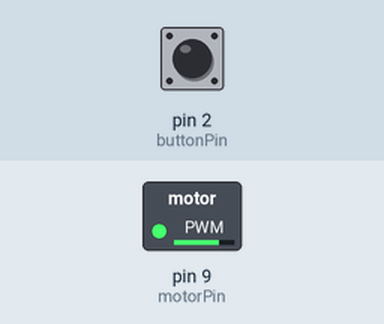
Recording of a program running on a simulated Arduino Nano, built with avr-gcc and run on an emulated ATmega328P. On the bench: switched loads named in the program (green lamp = pin HIGH). Inputs (shaded band) come from the test bench; at power-on: pin 2 (buttonPin) HIGH.

Above: at 1.2 s.
1.3 s: pin 2 (buttonPin) pulled LOW for 0.15 s
At 2.2 s:
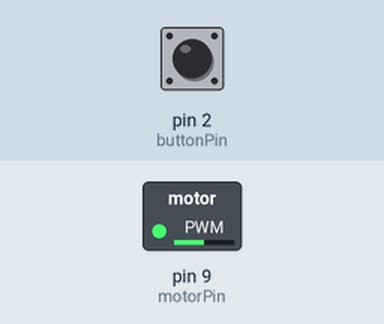
2.9 s: pin 2 (buttonPin) pulled LOW for 1 s
At 4.6 s:
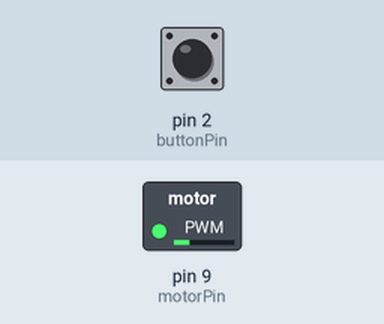
5.4 s: pin 2 (buttonPin) pulled LOW for 0.15 s
At 6.5 s:
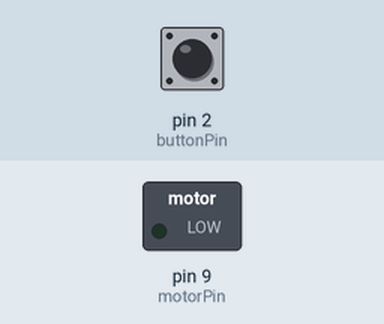
7.0 s: pin 2 (buttonPin) pulled LOW for 3.2 s
At 10.6 s:
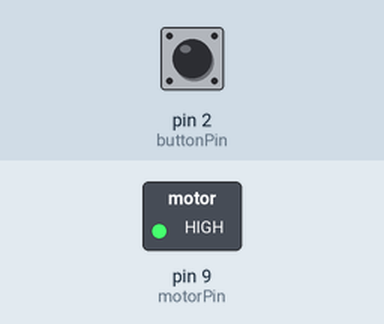
Timing chart, 0 to 12.1 s (numbered marks = the images above; inputs shaded):
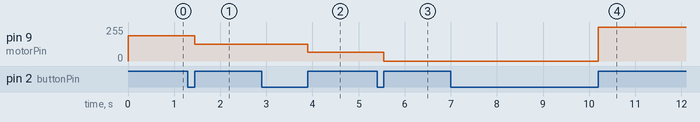

The program:

main.cpp
```cpp
#include <Arduino.h>

const int buttonPin = 2; // Pino ao qual o botão está conectado
const int motorPin = 9; // Pino ao qual o motor está conectado

int buttonState = 0; // Estado atual do botão
int lastButtonState = 0; // Último estado do botão
int currentStep = 0; // Passo atual do algoritmo

// Valores de PWM a serem escritos no pino do motor (começando de 0 e aumentando)
const int pwmValues[] = {255, 191, 127, 64, 0};
const int numSteps = sizeof(pwmValues) / sizeof(pwmValues[0]);

void setup() {
  pinMode(buttonPin, INPUT_PULLUP); // Configura o pino do botão como entrada com pull-up
  pinMode(motorPin, OUTPUT); // Configura o pino do motor como saída
}

void loop() {
  buttonState = digitalRead(buttonPin); // Lê o estado do botão

  // Verifica se houve uma mudança no estado do botão
  if (buttonState != lastButtonState) {
    // Se o botão foi solto (mudou de LOW para HIGH)
    if (buttonState == HIGH) {
      // Avança para o próximo passo do algoritmo
      currentStep++;
      if (currentStep >= numSteps) {
        currentStep = 0; // Reinicia o passo se ultrapassar o número de passos
      }

      // Escreve o valor PWM no pino do motor
      analogWrite(motorPin, pwmValues[currentStep]);
    }

    // Pequeno delay para debouncing do botão
    delay(50);
  }

  // Atualiza o último estado do botão
  lastButtonState = buttonState;
}
```

Measured:
- after the input at 1.3 s, pin 9 (motorPin): 191/255 → 127/255 after 0.15 s
- after the input at 2.9 s, pin 9 (motorPin): 127/255 → 64/255 after 1.0 s
- after the input at 5.4 s, pin 9 (motorPin): 64/255 → 0/255 after 0.15 s
- after the input at 7.0 s, pin 9 (motorPin): 0/255 → 255/255 after 3.2 s
